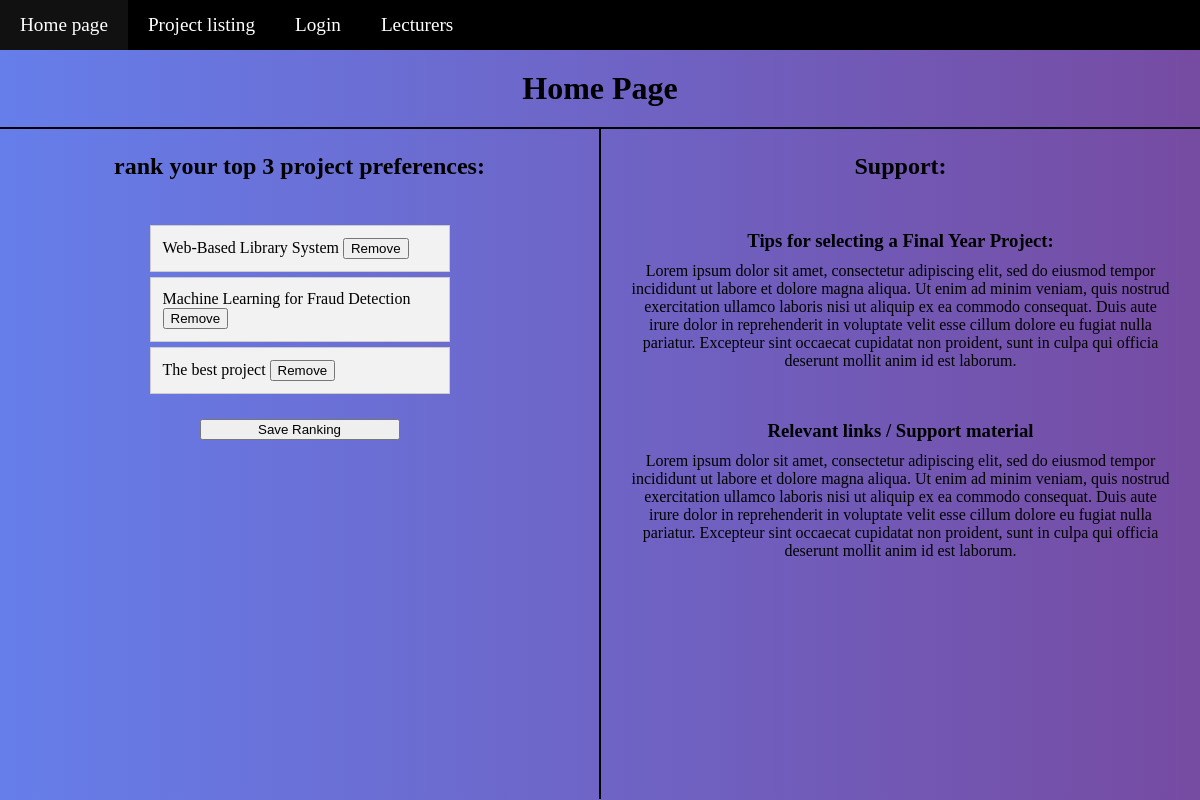
The app's page /HTML/Home.php (signed in) with its own data.
### tables this page shows
CREATE TABLE `preferences` (
  `Preference_ID` smallint(6) NOT NULL,
  `Student_ID` smallint(6) NOT NULL,
  `Project_ID` smallint(6) NOT NULL,
  `preference_order` int(11) DEFAULT NULL
);

CREATE TABLE `projects` (
  `Project_ID` smallint(6) NOT NULL,
  `Lecturer_ID` smallint(6) NOT NULL,
  `Title` varchar(255) NOT NULL,
  `Description` text DEFAULT NULL,
  `Prerequisite` enum('NONE','CS3MAS','CS3OS','CS3SA') DEFAULT 'NONE',
  `Status` tinyint(1) DEFAULT 1,
  `capacity` int(11) NOT NULL DEFAULT 1
);

### PHP/sortableData.php (called while the page is built, shortened)
<?php
require_once 'db.php';
$student_id = $_SESSION['uid'];
$stmt = $conn->prepare("
    SELECT
        p.Project_ID,
        p.title,
        pref.preference_order
    FROM preferences pref
    INNER JOIN projects p
        ON pref.Project_ID = p.Project_ID
    WHERE pref.Student_ID = ?
    ORDER BY pref.preference_order IS NULL, pref.preference_order ASC
");
$stmt->bind_param("i", $student_id);
$stmt->execute();
$result = $stmt->get_result();
$projects = $result->fetch_all(MYSQLI_ASSOC);
?>

### HTML/Home.php (the view, shortened to what this page needs)
<?php require_once '../PHP/sortableData.php'; ?>
<!DOCTYPE html>
<html>
<head>
  <link rel="stylesheet" href="../CSS/stylesheet1.css">
</head>
<body>
<ul class = "navbar">
  <li><a href="Home.php">Home page</a></li>
  <li><a href="Main.php">Project listing</a></li>
  <li><a href="login.php">Login</a></li>
  <li><a href="lecturerPage.php">Lecturers</a></li>
</ul>
<div>
  <div class = "homeTitle">
    <h1> Home Page </h1>
  </div>
  <div class = "projectRanking">
    <div class = "projectPreferences">
      <h2 class = "par1"> rank your top 3 project preferences:</h2>
      <ul id="rankingList">
      <?php foreach ($projects as $project):  ?>
      <li data-id="<?php echo $project['Project_ID']; ?>">
        <?php echo htmlspecialchars($project['title']); ?>
        <form action="../PHP/removePreference.php" method="post" style="display:inline;">
            <button type="submit">Remove</button>
        </form>
      </li>
      <?php endforeach; ?>
      </ul>
      <button class="preferenceButton" onclick="getOrder()">Save Ranking</button>
    </div>
    <div class = "supportSection">
      <div>
        <h2 class = "title1"> Support: </h2>
      </div>
      <div>
        <h3 class = "title2"> Tips for selecting a Final Year Project: </h3>
        <p class = "desc1"> Lorem ipsum dolor sit amet, consectetur adipiscing elit, sed do eiusmod tempor incididunt ut labore et dolore magna aliqua. Ut enim ad minim veniam, quis nostrud exercitation ullamco laboris nisi ut aliquip ex ea commodo consequat. Duis aute irure dolor in reprehenderit in voluptate velit esse cillum dolore eu fugiat nulla pariatur. Excepteur sint occaecat cupidatat non proident, sunt in culpa qui officia deserunt mollit anim id est laborum. </p>
      </div>
      <div>
        <h3 class = "title3"> Relevant links / Support material</h3>
        <p class = "desc2"> Lorem ipsum dolor sit amet, consectetur adipiscing elit, sed do eiusmod tempor incididunt ut labore et dolore magna aliqua. Ut enim ad minim veniam, quis nostrud exercitation ullamco laboris nisi ut aliquip ex ea commodo consequat. Duis aute irure dolor in reprehenderit in voluptate velit esse cillum dolore eu fugiat nulla pariatur. Excepteur sint occaecat cupidatat non proident, sunt in culpa qui officia deserunt mollit anim id est laborum. </p>
      </div>
    </div>
  </div>
</div>
</body>
</html>

### CSS/stylesheet1.css (style rules this page uses)
* { margin: 0; }
body { background: linear-gradient(to right, #667eea, #764ba2); }
.navbar { list-style-type: none; margin: 0; padding: 0; background: black; display: flex; }
.navbar li a { display: block; color: white; padding: 14px 20px; text-decoration: none; font-size: larger; }
.homeTitle { padding-top: 20px; padding-bottom: 20px; display: flex; justify-content: center; }
.projectRanking { display: flex; height: 84vh; }
.projectRanking div { display: flex; flex-direction: column; }
.projectPreferences { border-top: 2px solid black; border-right: 2px solid black; padding-top: 2%; flex: 1; }
.par1 { align-self: center; }
#rankingList { margin-top: 40px; width: 300px; list-style: none; padding: 0; align-self: center; }
#rankingList li { padding: 12px; margin: 5px 0; background: #f2f2f2; border: 1px solid #ccc; cursor: grab; }
.preferenceButton { margin-top: 20px; align-self: center; width: 200px; }
.supportSection { border-top: 2px solid black; padding-top: 2%; flex: 1; }
.title1 { align-self: center; }
.title2, .title3 { padding-top: 50px; align-self: center; }
.desc1, .desc2 { padding-top: 10px; margin: 0 30px 0 30px; text-align: center; }

### records on screen
preferences: Project_ID.Title "Web-Based Library System"
preferences: Project_ID.Title "Machine Learning for Fraud Detection"
preferences: Project_ID.Title "The best project"
